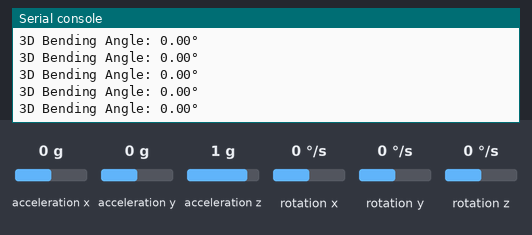
Recording of a program running on a simulated Raspberry Pi Pico running MicroPython. Shown: the last lines printed to the serial console. The inputs (shaded band) are chosen by the test bench; at power-on: acceleration x 0 g, acceleration y 0 g, acceleration z 1 g, rotation x 0 °/s, rotation y 0 °/s, rotation z 0 °/s. Library files of the repository ran but are not shown: MPU6050.py.

Above: at 1.2 s.
1.3 s: acceleration x set to -1.4 g
At 1.35 s:
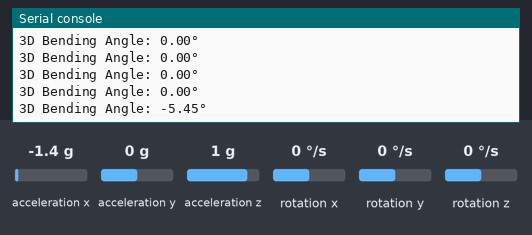
2.8 s: acceleration y set to -1.4 g
At 2.85 s:
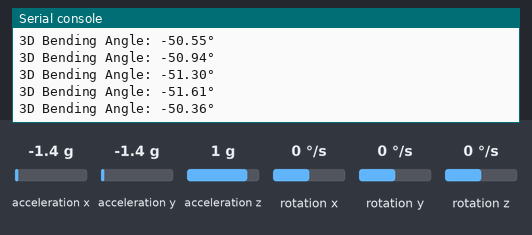
4.3 s: acceleration z set to -1.4 g
At 4.34 s:
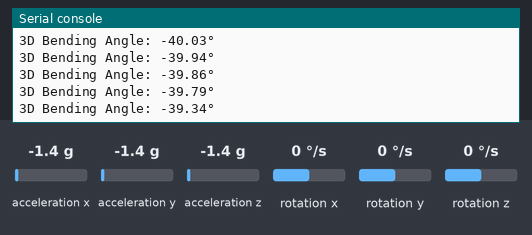
5.8 s: rotation x set to -192 °/s
At 5.84 s:
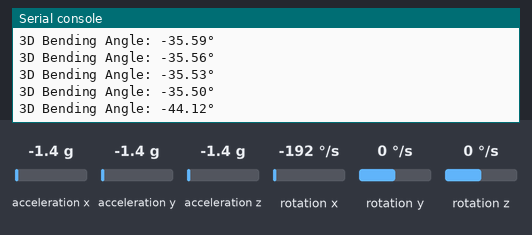
Timing chart, 0 to 8.3 s (numbered marks = the images above; inputs shaded):
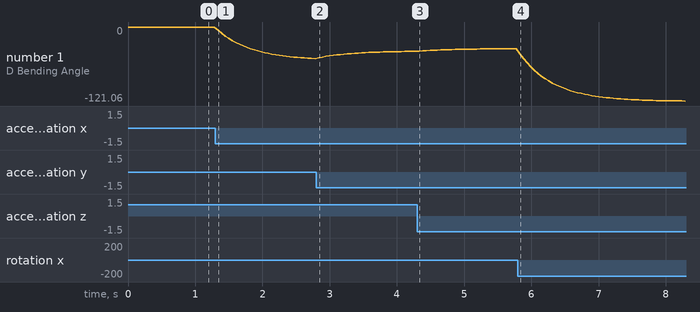

The program:

bending_angle_calculation.py
```python
from machine import I2C, Pin
import time
import math
from MPU6050 import MPU6050

# --- I2C setup for both sensors ---
i2c0 = I2C(0, scl=Pin(1), sda=Pin(0))      # Sensor 1 (AD0 = GND → address 0x68)
i2c1 = I2C(1, scl=Pin(15), sda=Pin(14))    # Sensor 2 (AD0 = 3.3V → address 0x69)

# --- Initialize MPU6050 sensors ---
mpu1 = MPU6050(i2c0, address=0x68)
mpu2 = MPU6050(i2c1, address=0x69)

mpu1.wake()
mpu2.wake()

# --- Complementary filter parameters ---
pitch1 = 0.0
pitch2 = 0.0
alpha = 0.90
dt = 0.05

# --- Compute pitch and roll from accelerometer ---
def compute_pitch_roll(ax, ay, az):
    pitch = math.degrees(math.atan2(ax, math.sqrt(ay**2 + az**2)))
    roll = math.degrees(math.atan2(ay, math.sqrt(ax**2 + az**2)))
    return pitch, roll

# --- Convert pitch and roll to unit orientation vector ---
def get_vector(pitch, roll):
    pitch_rad = math.radians(pitch)
    roll_rad = math.radians(roll)
    vx = math.sin(roll_rad)
    vy = -math.sin(pitch_rad)
    vz = math.cos(roll_rad) * math.cos(pitch_rad)
    return (vx, vy, vz)

# --- Compute angle between two vectors ---
def vector_angle(v1, v2):
    dot = sum(a * b for a, b in zip(v1, v2))
    dot = max(min(dot, 1.0), -1.0)  # Clamp to avoid math domain errors
    return math.degrees(math.acos(dot))

# --- Main loop ---
while True:
    # Sensor 1
    ax1, ay1, az1 = mpu1.read_accel_data()
    gx1, _, _ = mpu1.read_gyro_data()
    accel_pitch1, accel_roll1 = compute_pitch_roll(ax1, ay1, az1)
    pitch1 += gx1 * dt
    pitch1 = alpha * pitch1 + (1 - alpha) * accel_pitch1
    roll1 = accel_roll1  # using accel-only for roll

    # Sensor 2
    ax2, ay2, az2 = mpu2.read_accel_data()
    gx2, _, _ = mpu2.read_gyro_data()
    accel_pitch2, accel_roll2 = compute_pitch_roll(ax2, ay2, az2)
    pitch2 += gx2 * dt
    pitch2 = alpha * pitch2 + (1 - alpha) * accel_pitch2
    roll2 = accel_roll2  # using accel-only for roll

    # Orientation vectors
    vec1 = get_vector(pitch1, roll1)
    vec2 = get_vector(pitch2, roll2)

    # 3D angle between rods
    bend_angle = vector_angle(vec1, vec2)

    # Display output
    print("3D Bending Angle: {:.2f}°"
          .format(pitch1, roll1, pitch2, roll2, bend_angle))

    time.sleep(dt)
```

Measured:
- after the input at 1.3 s, the serial console: prints a new line at once (image 1)
- after the input at 2.8 s, the serial console: prints a new line at once (image 2)
- after the input at 5.8 s, the serial console: prints a new line at once (image 4)
- plotted number 1: 0 → -51.61 after the input at 1.3 s, -51.61 → -39.79 after the input at 2.8 s, -35.5 → -121.06 after the input at 5.8 s
